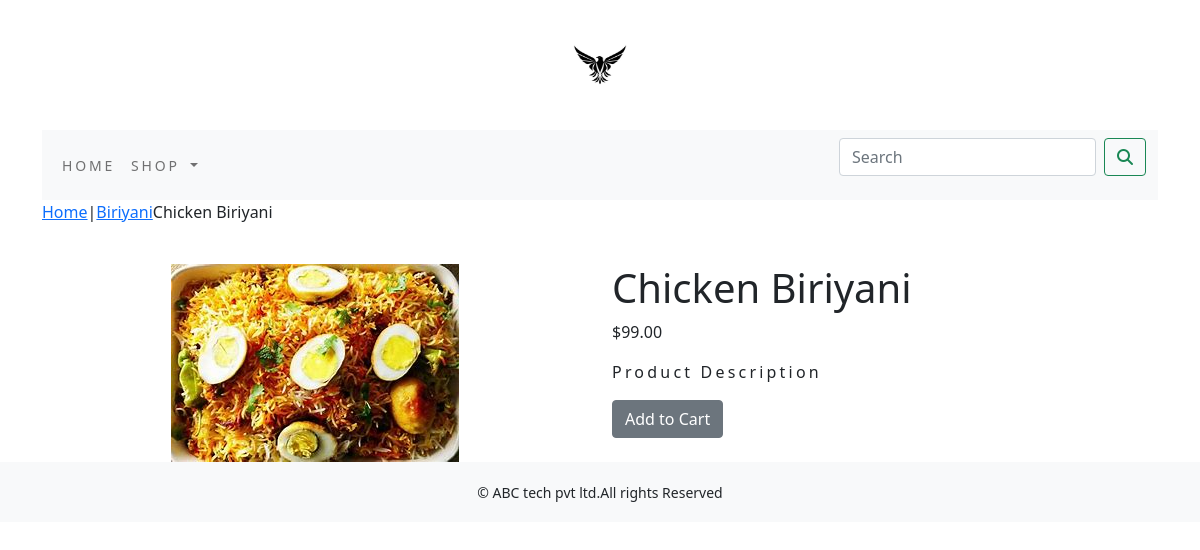
Page /ecomshop/biriyani/chicken-biriyani/ on the committed database.
### ecomshop/models.py (models this page shows, shortened)
class Product(models.Model):
    name = models.CharField(max_length=250, unique=True)
    slug = models.SlugField(max_length=250, unique=True)
    description = models.TextField(blank=True)
    price = models.DecimalField(max_digits=10, decimal_places=2)
    category = models.ForeignKey(Category, on_delete=models.CASCADE)
    image = models.ImageField(upload_to='product', blank=True)
    stock = models.IntegerField()
    available = models.BooleanField(default=True)
    created = models.DateTimeField(auto_now_add=True)
    updated = models.DateTimeField(auto_now=True)
    class Meta:
        ordering = ('name',)
        verbose_name = 'product'
        verbose_name_plural = 'products'

class Category(models.Model):
    objects = None
    name = models.CharField(max_length=250, unique=True)
    slug = models.SlugField(max_length=250, unique=True)
    description = models.TextField(blank=True)
    image = models.ImageField(upload_to='category', blank=True)
    class Meta:
        ordering = ('name',)
        verbose_name = 'category'
        verbose_name_plural = 'categories'
    def get_url(self):
        return reverse('ecomshop:products_by_category', args={self.slug})
    def __str__(self):
        return '{}'.format(self.name)

### ecomshop/views.py (the view)
# urls.py: path('<slug:c_slug>/<slug:product_slug>/', views.proDetail, name='prodCatdetail'),
def proDetail(request, c_slug, product_slug):
    try:
        product = Product.objects.get(category__slug=c_slug, slug=product_slug)
    except Exception as e:
        raise e
    return render(request, 'product.html', {'product': product})

### cart/context_processors.py (called while the page is built)
def counter(request):
    item_count = 0
    if 'admin' in request.path:
        return {}
    else:
        try:
            cart = Cart.objects.filter(cart_id=_cart_id(request))
            car_items = CartItem.objects.all().filter(cart=cart[:1])
            for cart_item in car_items:
                item_count += cart_item.quantity
        except Cart.DoesNotExist:
            item_count = 0
    return dict(item_count=item_count)

### cart/views.py (called while the page is built)
def _cart_id(request):
    cart = request.session.session_key
    if not cart:
        cart = request.session.create()
    return cart

### ecomshop/context_processors.py (called while the page is built)
def menu_links(request):
    links = Category.objects.all()
    return dict(links=links)

### templates/product.html (shortened to what this page needs)
{% extends 'base.html' %}
{% load static %}
{% block content %}
<div class="row my_prod_row_class">
    <div class="mx_auto">
        <p><a href="{% url 'ecomshop:allProdCat' %}">Home</a>|<a href="{{product.category.get_url}}">{{product.category}}</a>{{product.name}}</p>
    </div>
<div class="container">
<br>
<div class="row">
    <div class="col-12 col-sm-12 col-md-12 col-lg-6 text-center">
        <div style="min-width:18rem">
            <img src="{{product.image.url}}" alt="{{product.name}}">
        </div>
    </div>
    <div class="col-12 col-sm-12 col-md-12 col-lg-6">
        <div>
        <h1 class="my_prod_title">{{product.name}}</h1>
        <p>${{product.price}}</p>
        <p class="my_title">Product Description</p>
        {% if product.stock <= 0%}
        <p class="text-justify my_prod_text"><b>Out of Stock</b></p>
        {% else %}
        <a class="btn btn-secondary" href="{% url 'cart:add_cart' product.id %}"> Add to Cart</a>
        {% endif %}
    </div>
</div>
</div>
</div>
</div>
{% endblock %}

### static/css/custom.css (style rules this page uses)
body { font-family:'Roboto',sans-serif; }
.my_title { font-size:16px; text_transform:uppercase; letter-spacing:.2em; }

### rows in the picture
Product: category "Biriyani", name "Chicken Biriyani", image (picture), price "99.00"
